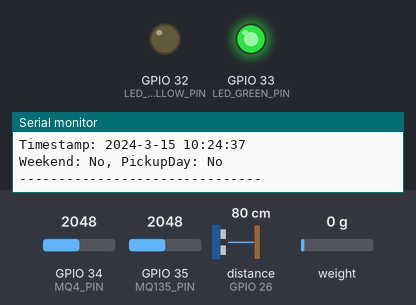
Simulated run of this program. Board: ESP32. On the bench: output pins drawn as LEDs (lit = HIGH), the last lines printed to the serial monitor. Wiring (inferred from the names in the program): ultrasonic range finder: trigger GPIO 27; echo GPIO 26. The test bench sets the inputs (shaded band); at power-on: distance to the obstacle (sensor on GPIO 26) 80 cm, GPIO 34 (MQ4_PIN) = 2048, GPIO 35 (MQ135_PIN) = 2048, weight on the scale 0 g. The echo pulse lasts 58.3 µs per cm; WiFi joins after 1.5 s; servers stay silent unless stated; the local clock reads 2024-03-15 10:24:30 at power-on unless the program sets it; random numbers use the default seed unless the program sets one; no MQTT or app messages arrive unless stated; pins used as bus, display or sensor lines are not drawn.

Above: at 8.7 s.
8.8 s: distance to the obstacle (sensor on GPIO 26) set to 20 cm
19.0 s: distance to the obstacle (sensor on GPIO 26) set to 16 cm
At 28.5 s:
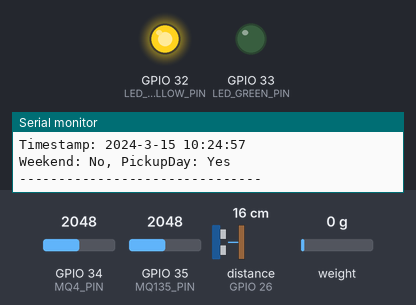
39.5 s: distance to the obstacle (sensor on GPIO 26) set to 35 cm
At 48.4 s:
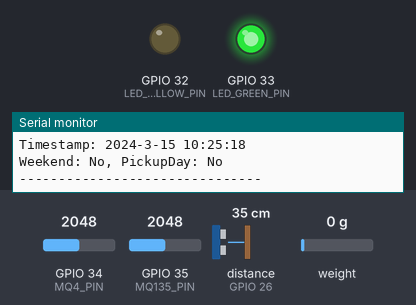
49.6 s: distance to the obstacle (sensor on GPIO 26) set to 2 cm
At 58.9 s:
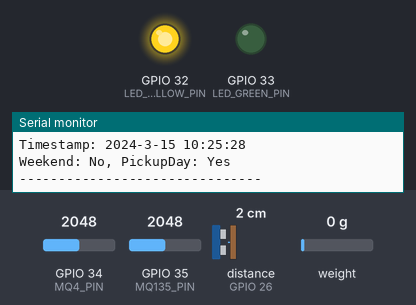
Timing chart, 0 to 60.4 s (numbered marks = the images above; inputs shaded):
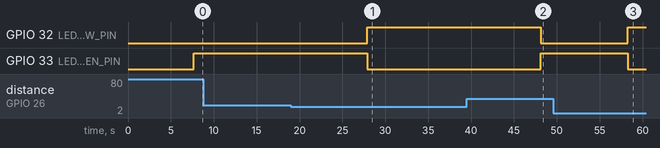

Measured:
- the behaviour switches between 19 and 18 cm on distance to the obstacle (sensor on GPIO 26) (found by bisection; images 0 and 1)
- after the input at 19.0 s, GPIO 32 (LED_YELLOW_PIN): LOW → HIGH after 8.9 s; GPIO 33 (LED_GREEN_PIN): HIGH → LOW after 8.9 s
- after the input at 39.5 s, GPIO 32 (LED_YELLOW_PIN): HIGH → LOW after 8.6 s; GPIO 33 (LED_GREEN_PIN): LOW → HIGH after 8.6 s
- after the input at 49.6 s, GPIO 32 (LED_YELLOW_PIN): LOW → HIGH after 8.6 s; GPIO 33 (LED_GREEN_PIN): HIGH → LOW after 8.6 s

The program:

main.cpp
```cpp
#include "secrets.h" // Wi-Fi & AWS certs
#include <WiFiClientSecure.h>
#include <PubSubClient.h>
#include <ArduinoJson.h>
#include "WiFi.h"
#include "HX711.h"
#include <NewPing.h>
#include <time.h> // NTP time functions

// ─────────── Indicator ───────────
unsigned long lastBlink = 0;
bool blinkState = false;

// ─────────── Pin Definitions ───────────
#define LED_YELLOW_PIN 32
#define LED_GREEN_PIN 33
#define MQ135_PIN 35
#define MQ4_PIN 34
#define HX711_DOUT 16
#define HX711_SCK 4
#define TRIG_PIN 27
#define ECHO_PIN 26

// ─────────── Mode ───────────
#define MODE 1 // 1 = real sensors, 2 = simulation

// ─────────── HX711 ───────────
#define SCALE_FACTOR 480.4793814433
HX711 scale;

// ─────────── MQ Sensor Calibration Constants ───────────
#define RL_MQ4 20000.0        // Load resistor for MQ-4 (Ω)
#define RL_MQ135 10000.0      // Load resistor for MQ-135 (Ω)
#define MQ4_CLEAN_AIR_F 4.4   // Clean air factor from datasheet
#define MQ135_CLEAN_AIR_F 3.6 // Clean air factor from datasheet

// Curve parameters: log10(Rs/Ro) = A·log10(ppm) + B
const float MQ4_A = -0.38;
const float MQ4_B = 1.42;
const float NH3_A = -0.47;
const float NH3_B = 1.68;

float Ro_MQ4 = 0;   // Baseline resistance for MQ-4
float Ro_MQ135 = 0; // Baseline resistance for MQ-135

// ─────────── AWS IoT ───────────
WiFiClientSecure net;
PubSubClient client(net);
String locId = "TPS_001";
float latitude = 25.012214781105286;
float longitude = 121.54099861359693;
String topic = "foodwaste/" + locId;

// ─────────── Data Vars ───────────
float weight, fill_percentage;
float CH4_ppm, NH3_ppm;
String timestamp, dayOfWeek;
bool isWeekend, isPickingDay;

// ─────────── MQTT Callback ───────────
void messageHandler(char *topic, byte *payload, unsigned int length)
{
  Serial.print("Incoming on ");
  Serial.print(topic);
  Serial.print(": ");
  StaticJsonDocument<200> doc;
  deserializeJson(doc, payload, length);
  Serial.println(doc["message"] | "");
}

// Connect Wi-Fi, sync time via NTP, then connect to AWS IoT
void connectAWS()
{
  // Wi-Fi
  WiFi.mode(WIFI_STA);
  WiFi.begin(WIFI_SSID, WIFI_PASSWORD);
  Serial.print("Connecting to Wi-Fi");
  while (WiFi.status() != WL_CONNECTED)
  {
    delay(500);
    Serial.print(".");
  }
  Serial.println(" OK");

  // NTP sync
  configTime(8 * 3600, 0, "pool.ntp.org", "time.nist.gov");
  Serial.print("Synchronizing time via NTP");
  time_t now = time(nullptr);
  while (now < (8 * 3600))
  {
    delay(500);
    Serial.print(".");
    now = time(nullptr);
  }
  Serial.println(" done");

  // TLS credentials
  net.setCACert(AWS_CERT_CA);
  net.setCertificate(AWS_CERT_CRT);
  net.setPrivateKey(AWS_CERT_PRIVATE);

  // AWS IoT setup
  client.setServer(AWS_IOT_ENDPOINT, 8883);
  client.setCallback(messageHandler);

  Serial.print("Connecting to AWS IoT");
  while (!client.connect(THINGNAME))
  {
    delay(500);
    Serial.print(".");
  }
  Serial.println(" Connected");
  client.subscribe(topic.c_str());
}

// ─────────── Helpers ───────────
float calculateFillPercentage(float d)
{
  const float maxD = 100.0, minD = 10.0;
  if (d >= maxD)
    return 0.0;
  if (d <= minD)
    return 1.0;
  return 1.0 - ((d - minD) / (maxD - minD));
}

float getRs(int raw, float RL)
{
  float v = raw * (3.3 / 4095.0);
  return (3.3 - v) / v * RL;
}

float getPPM(float Rs, float Ro, float A, float B)
{
  float ratio = Rs / Ro;
  return pow(10.0, (log10(ratio) - B) / A);
}

void calibrateSensors()
{
  const int SAMPLES = 100;
  const int INTERVAL = 50;
  float sum4 = 0, sum135 = 0;

  Serial.println("Calibrating MQ sensors in clean air...");
  for (int i = 0; i < SAMPLES; i++)
  {
    sum4 += getRs(analogRead(MQ4_PIN), RL_MQ4);
    sum135 += getRs(analogRead(MQ135_PIN), RL_MQ135);
    delay(INTERVAL);
  }

  Ro_MQ4 = (sum4 / SAMPLES) / MQ4_CLEAN_AIR_F;
  Ro_MQ135 = (sum135 / SAMPLES) / MQ135_CLEAN_AIR_F;
  Serial.print("Ro_MQ4 = ");
  Serial.println(Ro_MQ4);
  Serial.print("Ro_MQ135 = ");
  Serial.println(Ro_MQ135);
}

void readSensors()
{
  weight = scale.get_units();

  digitalWrite(TRIG_PIN, LOW);
  delayMicroseconds(2);
  digitalWrite(TRIG_PIN, HIGH);
  delayMicroseconds(10);
  digitalWrite(TRIG_PIN, LOW);
  long duration = pulseIn(ECHO_PIN, HIGH);
  float distance = (duration * 0.0343) / 2.0;
  fill_percentage = calculateFillPercentage(distance);

  float rs4 = getRs(analogRead(MQ4_PIN), RL_MQ4);
  CH4_ppm = getPPM(rs4, Ro_MQ4, MQ4_A, MQ4_B);

  float rs135 = getRs(analogRead(MQ135_PIN), RL_MQ135);
  NH3_ppm = getPPM(rs135, Ro_MQ135, NH3_A, NH3_B);

  // Build timestamp
  time_t now = time(nullptr);
  struct tm ti;
  gmtime_r(&now, &ti);
  timestamp = String(ti.tm_year + 1900) + "-" + String(ti.tm_mon + 1) + "-" + String(ti.tm_mday) +
              " " + String(ti.tm_hour) + ":" + String(ti.tm_min) + ":" + String(ti.tm_sec);
  dayOfWeek = String(ti.tm_wday);
  isWeekend = (ti.tm_wday == 0 || ti.tm_wday == 6);
  isPickingDay = (fill_percentage >= 0.9);

  Serial.printf("Weight: %.2f g\n", weight);
  Serial.printf("Distance: %.1f cm (%.1f%%)\n", distance, fill_percentage * 100);
  Serial.printf("CH4: %.2f ppm, NH3: %.2f ppm\n", CH4_ppm, NH3_ppm);
  Serial.println("Timestamp: " + timestamp);
  Serial.printf("Weekend: %s, PickupDay: %s\n", isWeekend ? "Yes" : "No", isPickingDay ? "Yes" : "No");
  Serial.println("-------------------------------");
}

void readSensorsSim()
{
  weight = random(0, 15000) / 1000.0;
  float dist = random(10, 100);
  fill_percentage = calculateFillPercentage(dist);
  CH4_ppm = random(0, 1000) / 1.0;
  NH3_ppm = random(0, 1000) / 1.0;

  time_t now = time(nullptr);
  struct tm ti;
  gmtime_r(&now, &ti);
  timestamp = String(ti.tm_year + 1900) + "-" + String(ti.tm_mon + 1) + "-" + String(ti.tm_mday) +
              " " + String(ti.tm_hour) + ":" + String(ti.tm_min) + ":" + String(ti.tm_sec);
  dayOfWeek = String(ti.tm_wday);
  isWeekend = (ti.tm_wday == 0 || ti.tm_wday == 6);
  isPickingDay = (fill_percentage >= 0.9);
}

void publishMessage()
{
  StaticJsonDocument<256> doc;
  doc["Timestamp"] = timestamp;
  doc["Berat (kg)"] = weight;
  doc["Fill (%)"] = fill_percentage;
  doc["CH4 (ppm)"] = CH4_ppm;
  doc["NH3 (ppm)"] = NH3_ppm;
  doc["Day"] = dayOfWeek;
  doc["Weekend"] = isWeekend;
  doc["PickupDay"] = isPickingDay;
  doc["LocID"] = locId;
  doc["Latitude"] = latitude;
  doc["Longitude"] = longitude;

  char buf[512];
  size_t len = serializeJson(doc, buf, sizeof(buf));
  buf[len] = '\0'; // ensure null-termination
  client.publish(topic.c_str(), (uint8_t *)buf, len);
}

void setup()
{
  Serial.begin(115200);

  pinMode(LED_YELLOW_PIN, OUTPUT);
  pinMode(LED_GREEN_PIN, OUTPUT);

  scale.begin(HX711_DOUT, HX711_SCK);
  scale.set_scale(SCALE_FACTOR);
  scale.tare();

  pinMode(TRIG_PIN, OUTPUT);
  pinMode(ECHO_PIN, INPUT);

  // Connect AWS (includes Wi-Fi and NTP sync)
  client.setBufferSize(512);
  connectAWS();

  // Calibrate gas sensors after NTP sync
  if (MODE == 1)
    calibrateSensors();
}

void loop()
{
  if (MODE == 1)
    readSensors();
  else
    readSensorsSim();

  publishMessage();
  client.loop();

  if (!client.connected())
  {
    if (millis() - lastBlink >= 500)
    {
      blinkState = !blinkState;
      digitalWrite(LED_GREEN_PIN, blinkState);
      digitalWrite(LED_YELLOW_PIN, blinkState);
      lastBlink = millis();
    }
  }
  else
  {
    digitalWrite(LED_YELLOW_PIN, fill_percentage >= 0.9 ? HIGH : LOW);
    digitalWrite(LED_GREEN_PIN, fill_percentage < 0.9 ? HIGH : LOW);
  }

  delay(10000);
}
```

secrets.example.h
```cpp
// Change this file name to secrets.h

#include <pgmspace.h>

#define SECRET
#define THINGNAME "YourThingName"

const char WIFI_SSID[] = "YourSSID";
const char WIFI_PASSWORD[] = "YourPassword";
const char AWS_IOT_ENDPOINT[] = "YourAWSIoTEndpoint";

// Amazon Root CA 1
static const char AWS_CERT_CA[] PROGMEM = R"EOF(
-----BEGIN CERTIFICATE-----

-----END CERTIFICATE-----
)EOF";

// Device Certificate                                               //change this
static const char AWS_CERT_CRT[] PROGMEM = R"KEY(
-----BEGIN CERTIFICATE-----

-----END CERTIFICATE-----
)KEY";

// Device Private Key                                               //change this
static const char AWS_CERT_PRIVATE[] PROGMEM = R"KEY(
-----BEGIN RSA PRIVATE KEY-----

-----END RSA PRIVATE KEY-----
)KEY";
```
